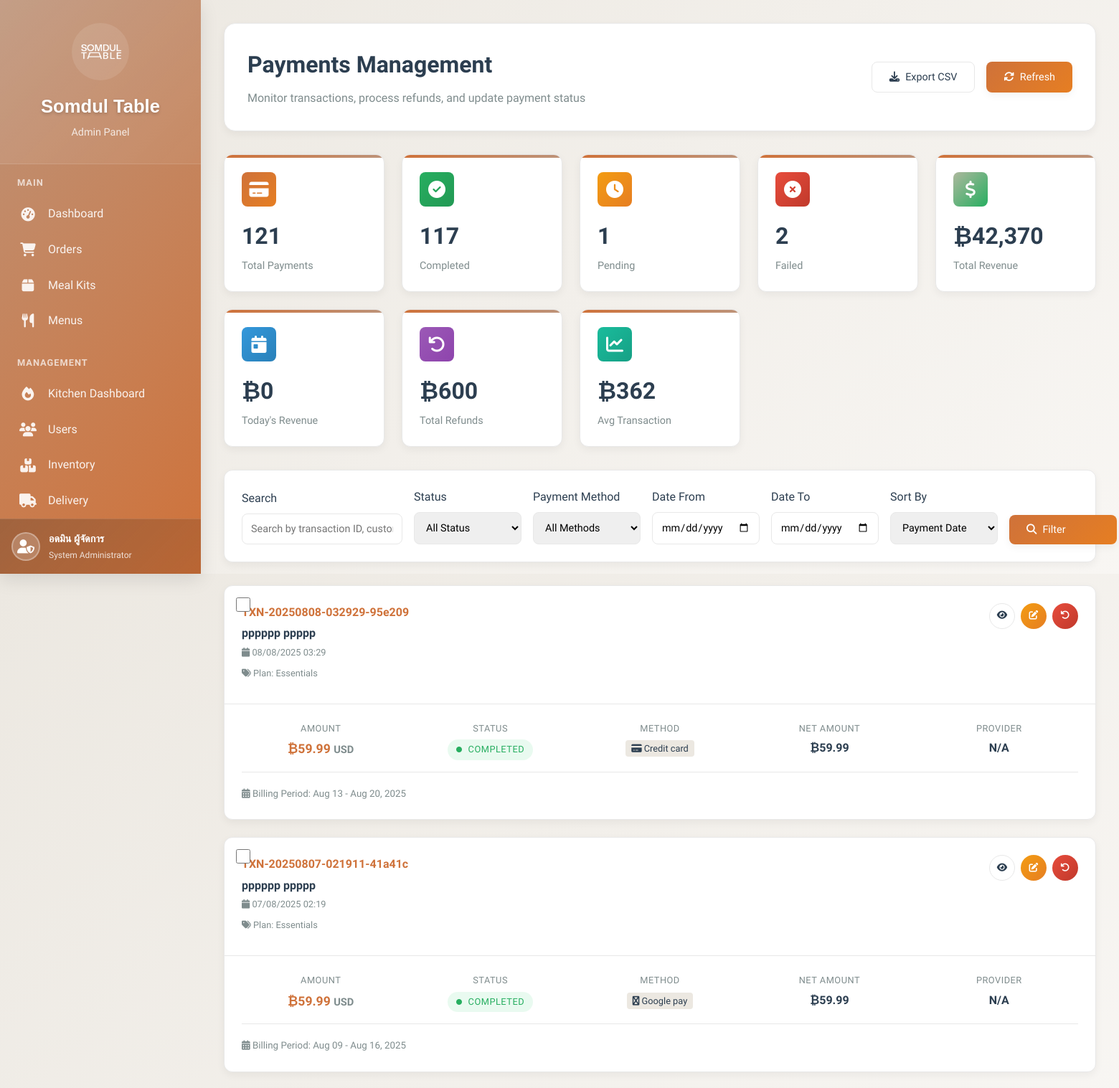
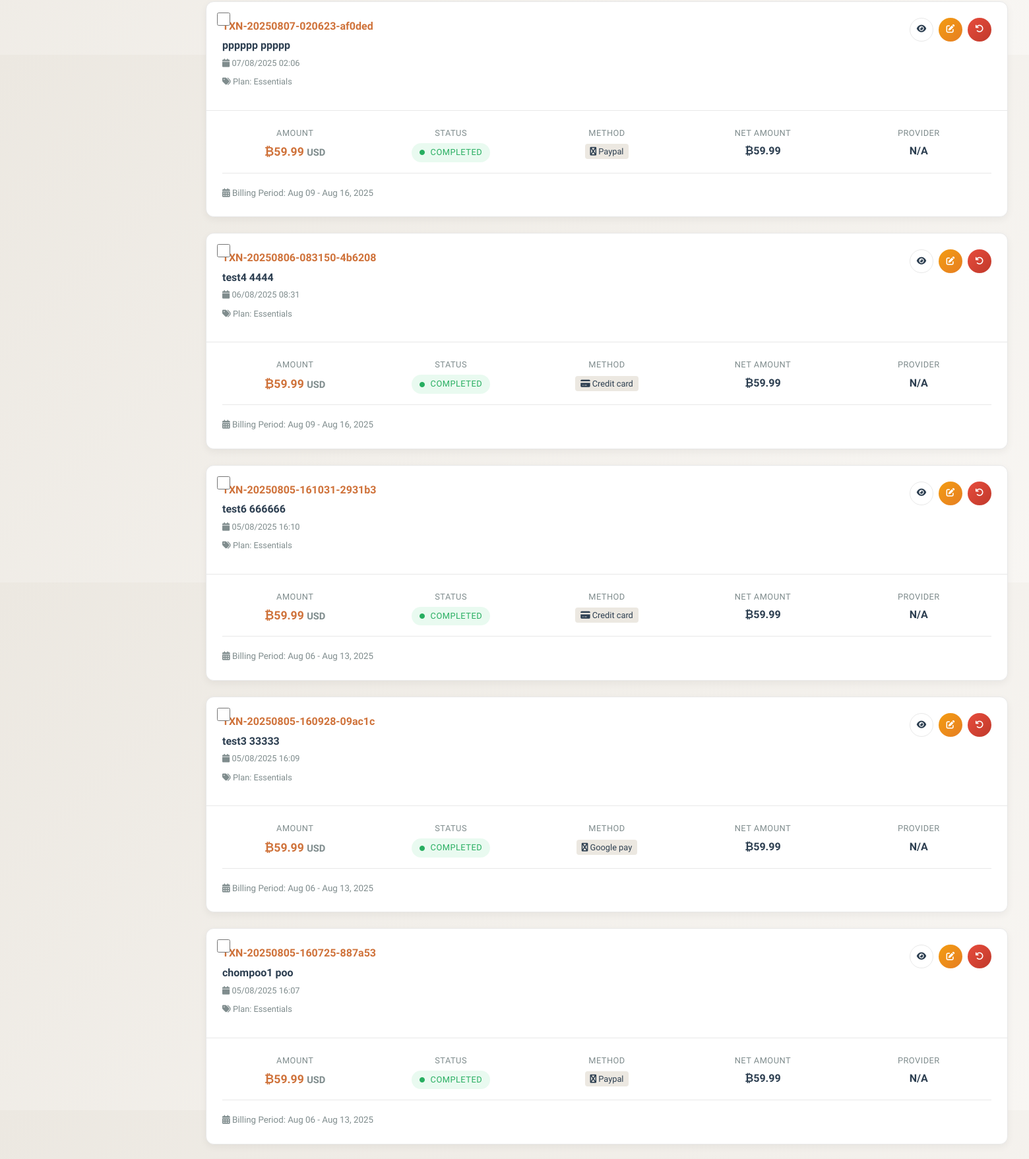
/KruaThai/admin/payments.php (signed in, upper part), run on the app's committed database (2 pictures, top to bottom).
### tables this page shows
CREATE TABLE `payments` (
  `id` char(36) NOT NULL,
  `subscription_id` char(36) NOT NULL,
  `user_id` char(36) NOT NULL,
  `payment_method` enum('apple_pay','google_pay','paypal','credit_card','bank_transfer') NOT NULL,
  `payment_provider` varchar(50) DEFAULT NULL,
  `transaction_id` varchar(100) DEFAULT NULL,
  `external_payment_id` varchar(100) DEFAULT NULL,
  `amount` decimal(8,2) NOT NULL,
  `currency` varchar(3) DEFAULT 'THB',
  `fee_amount` decimal(8,2) DEFAULT '0.00',
  `net_amount` decimal(8,2) NOT NULL,
  `status` enum('pending','completed','failed','refunded','partial_refund') DEFAULT 'pending',
  `payment_date` timestamp NULL DEFAULT NULL,
  `billing_period_start` date DEFAULT NULL,
  `billing_period_end` date DEFAULT NULL,
  `description` text,
  `failure_reason` text,
  `refund_amount` decimal(8,2) DEFAULT '0.00',
  `refund_reason` text,
  `refunded_at` timestamp NULL DEFAULT NULL,
  `created_at` timestamp NOT NULL DEFAULT CURRENT_TIMESTAMP,
  `updated_at` timestamp NOT NULL DEFAULT CURRENT_TIMESTAMP ON UPDATE CURRENT_TIMESTAMP
);

CREATE TABLE `subscription_plans` (
  `id` char(36) NOT NULL,
  `name` varchar(100) NOT NULL,
  `name_thai` varchar(100) DEFAULT NULL,
  `description` text,
  `plan_type` enum('weekly','monthly','custom') NOT NULL,
  `meals_per_week` int(11) NOT NULL,
  `weeks_duration` int(11) DEFAULT '4',
  `base_price` decimal(8,2) NOT NULL,
  `discount_percentage` decimal(5,2) DEFAULT '0.00',
  `final_price` decimal(8,2) NOT NULL,
  `features` longtext,
  `max_skips_per_week` int(11) DEFAULT '2',
  `advance_ordering_days` int(11) DEFAULT '7',
  `is_active` tinyint(1) DEFAULT '1',
  `is_popular` tinyint(1) DEFAULT '0',
  `sort_order` int(11) DEFAULT '0',
  `created_at` timestamp NOT NULL DEFAULT CURRENT_TIMESTAMP,
  `updated_at` timestamp NOT NULL DEFAULT CURRENT_TIMESTAMP ON UPDATE CURRENT_TIMESTAMP
);

### KruaThai/admin/payments.php (the view, shortened to what the rows shown need)
<?php
require_once '../config/database.php';
try {
    $pdo->exec("
        CREATE TABLE IF NOT EXISTS payment_status_log (
            id CHAR(36) PRIMARY KEY,
            payment_id CHAR(36) NOT NULL,
            old_status VARCHAR(50),
            new_status VARCHAR(50),
            changed_by CHAR(36),
            notes TEXT,
            created_at TIMESTAMP DEFAULT CURRENT_TIMESTAMP,
            INDEX idx_payment_id (payment_id),
            INDEX idx_created_at (created_at)
        )
    ");
} catch (Exception $e) {
    error_log("Payment status log table creation: " . $e->getMessage());
}
try {
    $sortBy = $_GET['sort'] ?? 'payment_date';
    $whereConditions = ['1=1'];
    $params = [];
    $whereClause = implode(' AND ', $whereConditions);
    $stmt = $pdo->prepare("
        SELECT p.*,
               CONCAT(u.first_name, ' ', u.last_name) as customer_name,
               u.email as customer_email,
               sp.name as plan_name
        FROM payments p
        JOIN users u ON p.user_id = u.id
        LEFT JOIN subscriptions s ON p.subscription_id = s.id
        LEFT JOIN subscription_plans sp ON s.plan_id = sp.id
        WHERE $whereClause
        ORDER BY p.$sortBy DESC
        LIMIT 50
    ");
    $stmt->execute($params);
    $payments = $stmt->fetchAll(PDO::FETCH_ASSOC);
} catch (Exception $e) {
    $payments = [];
    $stats = [
        'total_payments' => 0, 'completed_payments' => 0, 'pending_payments' => 0,
        'failed_payments' => 0, 'refunded_payments' => 0, 'total_revenue' => 0,
        'today_revenue' => 0, 'month_revenue' => 0, 'total_refunds' => 0, 'avg_transaction_value' => 0
    ];
    $paymentMethods = [];
    error_log("Payments error: " . $e->getMessage());
}
?>
<!DOCTYPE html>
<html lang="th">
<head>
    <link href="https://cdnjs.cloudflare.com/ajax/libs/font-awesome/6.4.0/css/all.min.css" rel="stylesheet">
</head>
<body>
        <div class="main-content">
            <div class="page-header">
                <div class="header-content">
                    <div>
                        <h1 class="page-title">Payments Management</h1>
                    </div>
                </div>
            </div>
            <div class="payments-grid">
                <?php if (empty($payments)): ?>
                    <div class="text-center" style="padding: 3rem; color: var(--text-gray);">
                        <i class="fas fa-credit-card" style="font-size: 3rem; margin-bottom: 1rem; opacity: 0.3;"></i>
                        <h3>No Payments Found</h3>
                        <p>No payments match your current filters.</p>
                    </div>
                <?php else: ?>
                    <?php foreach ($payments as $payment): ?>
                        <div class="payment-card" data-payment-id="<?php echo $payment['id']; ?>">
                            <input type="checkbox" class="payment-checkbox" onchange="togglePaymentSelection(this)">
                            <div class="payment-header">
                                <div class="payment-meta">
                                    <div class="payment-id">
                                        <?php echo htmlspecialchars($payment['transaction_id'] ?: 'TXN-' . substr($payment['id'], 0, 8)); ?>
                                    </div>
                                    <div class="payment-customer"><?php echo htmlspecialchars($payment['customer_name']); ?></div>
                                    <div class="payment-date">
                                        <i class="fas fa-calendar"></i>
                                        <?php echo $payment['payment_date'] ? date('d/m/Y H:i', strtotime($payment['payment_date'])) : 'Not processed'; ?>
                                    </div>
                                    <?php if ($payment['plan_name']): ?>
                                        <div class="payment-date">
                                            <i class="fas fa-tags"></i>
                                            Plan: <?php echo htmlspecialchars($payment['plan_name']); ?>
                                        </div>
                                    <?php endif; ?>
                                </div>
                                <div class="payment-actions">
                                    <button type="button" class="btn btn-sm btn-secondary btn-icon"
                                            onclick="viewPayment('<?php echo $payment['id']; ?>')"
                                            title="View Details">
                                        <i class="fas fa-eye"></i>
                                    </button>
                                    <button type="button" class="btn btn-sm btn-warning btn-icon"
                                            onclick="updateStatus('<?php echo $payment['id']; ?>')"
                                            title="Update Status">
                                        <i class="fas fa-edit"></i>
                                    </button>
                                    <?php if ($payment['status'] === 'completed' && $payment['refund_amount'] == 0): ?>
                                        <button type="button" class="btn btn-sm btn-danger btn-icon"
                                                onclick="processRefund('<?php echo $payment['id']; ?>')"
                                                title="Process Refund">
                                            <i class="fas fa-undo"></i>
                                        </button>
                                    <?php endif; ?>
                                </div>
                            </div>
                            <div class="payment-body">
                                <div class="payment-details">
                                    <div class="payment-detail">
                                        <div class="payment-detail-label">Amount</div>
                                        <div class="payment-detail-value" style="color: var(--curry); font-size: 1.1rem;">
                                            ₿<?php echo number_format($payment['amount'], 2); ?>
                                            <small style="color: var(--text-gray);"><?php echo $payment['currency']; ?></small>
                                        </div>
                                    </div>
                                    <div class="payment-detail">
                                        <div class="payment-detail-label">Status</div>
                                        <div class="payment-detail-value">
                                            <span class="status-badge status-<?php echo $payment['status']; ?>">
                                                <i class="fas fa-circle" style="font-size: 0.5rem;"></i>
                                                <?php echo ucfirst(str_replace('_', ' ', $payment['status'])); ?>
                                            </span>
                                        </div>
                                    </div>
                                    <div class="payment-detail">
                                        <div class="payment-detail-label">Method</div>
                                        <div class="payment-detail-value">
                                            <span class="method-badge">
                                                <i class="fas fa-<?php
                                                    switch($payment['payment_method']) {
                                                        case 'apple_pay': echo 'apple'; break;
                                                        case 'google_pay': echo 'google'; break;
                                                        case 'paypal': echo 'paypal'; break;
                                                        case 'credit_card': echo 'credit-card'; break;
                                                        case 'bank_transfer': echo 'university'; break;
                                                    }
                                                ?>"></i>
                                                <?php echo ucfirst(str_replace('_', ' ', $payment['payment_method'])); ?>
                                            </span>
                                        </div>
                                    </div>
                                    <div class="payment-detail">
                                        <div class="payment-detail-label">Net Amount</div>
                                        <div class="payment-detail-value">
                                            ₿<?php echo number_format($payment['net_amount'], 2); ?>
                                        </div>
                                    </div>
                                    <div class="payment-detail">
                                        <div class="payment-detail-label">Provider</div>
                                        <div class="payment-detail-value">
                                            <?php echo htmlspecialchars($payment['payment_provider'] ?: 'N/A'); ?>
                                        </div>
                                    </div>
                                </div>
                                <?php if ($payment['billing_period_start'] && $payment['billing_period_end']): ?>
                                    <div style="margin-top: 1rem; padding-top: 1rem; border-top: 1px solid var(--border-light);">
                                        <small style="color: var(--text-gray);">
                                            <i class="fas fa-calendar-alt"></i>
                                            Billing Period: <?php echo date('M d', strtotime($payment['billing_period_start'])); ?> - <?php echo date('M d, Y', strtotime($payment['billing_period_end'])); ?>
                                        </small>
                                    </div>
                                <?php endif; ?>
                            </div>
                        </div>
                    <?php endforeach; ?>
                <?php endif; ?>
            </div>
        </div>
</body>
</html>

### data on the page
payments: transaction "TXN-20250808-032929-95e209", customer_name "pppppp ppppp", payment_date "08/08/2025 03:29", subscription_plans.name "Essentials", amount "59.99", currency "USD", status "COMPLETED", payment_method "Credit card", net_amount "59.99", payment_provider "N/A", billing_period_start "Aug 13", billing_period_end "Aug 20, 2025"
payments: transaction "TXN-20250807-021911-41a41c", customer_name "pppppp ppppp", payment_date "07/08/2025 02:19", subscription_plans.name "Essentials", amount "59.99", currency "USD", status "COMPLETED", payment_method "Google pay", net_amount "59.99", payment_provider "N/A", billing_period_start "Aug 09", billing_period_end "Aug 16, 2025"
payments: transaction "TXN-20250807-020623-af0ded", customer_name "pppppp ppppp", payment_date "07/08/2025 02:06", subscription_plans.name "Essentials", amount "59.99", currency "USD", status "COMPLETED", payment_method "Paypal", net_amount "59.99", payment_provider "N/A", billing_period_start "Aug 09", billing_period_end "Aug 16, 2025"
payments: transaction "TXN-20250806-083150-4b6208", customer_name "test4 4444", payment_date "06/08/2025 08:31", subscription_plans.name "Essentials", amount "59.99", currency "USD", status "COMPLETED", payment_method "Credit card", net_amount "59.99", payment_provider "N/A", billing_period_start "Aug 09", billing_period_end "Aug 16, 2025"
payments: transaction "TXN-20250805-161031-2931b3", customer_name "test6 666666", payment_date "05/08/2025 16:10", subscription_plans.name "Essentials", amount "59.99", currency "USD", status "COMPLETED", payment_method "Credit card", net_amount "59.99", payment_provider "N/A", billing_period_start "Aug 06", billing_period_end "Aug 13, 2025"
payments: transaction "TXN-20250805-160928-09ac1c", customer_name "test3 33333", payment_date "05/08/2025 16:09", subscription_plans.name "Essentials", amount "59.99", currency "USD", status "COMPLETED", payment_method "Google pay", net_amount "59.99", payment_provider "N/A", billing_period_start "Aug 06", billing_period_end "Aug 13, 2025"
payments: transaction "TXN-20250805-160725-887a53", customer_name "chompoo1 poo", payment_date "05/08/2025 16:07", subscription_plans.name "Essentials", amount "59.99", currency "USD", status "COMPLETED", payment_method "Paypal", net_amount "59.99", payment_provider "N/A", billing_period_start "Aug 06", billing_period_end "Aug 13, 2025"

### other printed values
$_SESSION['user_name'] "อดมิน ผู้จัดการ"
$stats['total_payments'] "121"
$stats['completed_payments'] "117"
$stats['pending_payments'] "1"
$stats['failed_payments'] "2"
$stats['total_revenue'] "42,370"
$stats['today_revenue'] "0"
$stats['total_refunds'] "600"
$stats['avg_transaction_value'] "362"
